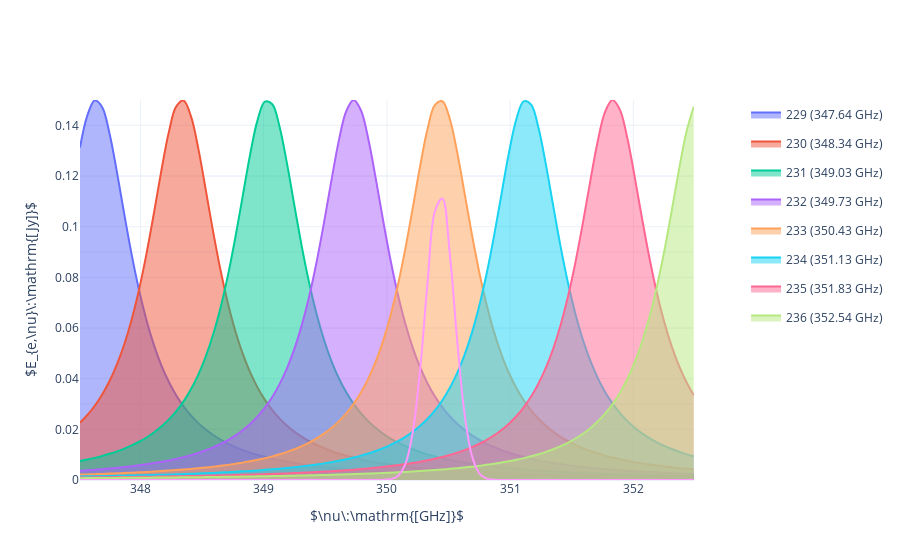

Write notebook code for a chart like this one.
### Markdown cell above
## Transforming the calculated noise

Once the $\mathrm{NEP}$ has been calculated, it needs to be transformed back into something more usable to define the sensitivity of the instrument. We do this by calculating the *source coupling* through a quantity named the Noise Equivalent Source Flux $\mathrm{NEF}$. The $\mathrm{NEF}$ is defined as the amount of power a source needs to emit per second to equal the $\mathrm{NEP}$ in strength and is therefore our sensitivity: a source with a flux lower than the $\mathrm{NEF}$ will be hidden in the noise of the measurement data. Take note that the $\mathrm{NEF}$ is defined for an integration time of $\tau=1\:\mathrm{s}$, rather than $\tau=0.5\:\mathrm{s}$ as is the case for the $\mathrm{NEP}$. The $\mathrm{NEF}$ is given by:
$$\begin{equation}
\mathrm{NEF} = \frac{\mathrm{NESP}_{\tau=0.5\mathrm{s}}}{\sqrt{2}A_g}=\frac{\mathrm{NEP_{inst,{\tau=0.5\mathrm{s}}}}}{\eta_\mathrm{sw}\sqrt{2}A_g}=\frac{\mathrm{NEP}_{\tau=0.5\mathrm{s}}}{\eta_\mathrm{inst}\eta_\mathrm{sw}\sqrt{2}A_g}
\end{equation}$$

with $A_g$ the area of the telescope, $\eta_\mathrm{sw}$ the aggregate efficiency from the source to the window of the cryostat chamber DESHIMA is housed in and $\eta_\mathrm{inst}$ the instrument efficiency. The first two remain unchanged throughout the modifications discussed in this chapter, however $\eta_\mathrm{inst}$ is dependent on $\eta_\mathrm{filter}$ and is therefore modified. 

Since the calculation of the $\mathrm{NEP}_{\tau=0.5\mathrm{s}}$ as in \eqref{total_NEP} collapses the noise equivalent power down to a single value per channel, we can't use the efficiency as calculated for the integration bins to go back through the system in order to calculate the source coupling. Instead there are two different approximations we can take to calculate the source coupling: an in-band and a full band approximation


### In-band Source Coupling

The in-band approximation is used for spectral sources. A spectral source is defined as an object that transmits only within the bandwidth of a single filter channel, where we define the bandwidth as the $\mathrm{FWHM}$

### Code cell
#hide_input
# Model Spectral source
bin_n = 233
F_source=220*np.power(1+1/R,bin_n)
spectral_source=norm.pdf(nu,F_source,F_source/3000)*0.033

# Zoom in
# Make plot managable
start_F = 347.5
stop_F=352.5
start_nu_3= np.argmax(nu>start_F)
stop_nu_3 = np.argmax(nu>stop_F)
start_bin_3=np.argmax(F_center>start_F)
stop_bin_3=np.argmax(F_center>stop_F)+1

df_spectral_source=pd.DataFrame({'nu':nu,'flux':spectral_source}).set_index('nu')
filter_plot(df_spectral_source.iloc[start_nu_3:stop_nu_3,0],df_bins.iloc[start_nu_3:stop_nu_3,start_bin_3:stop_bin_3],y_axis_range=[0,0.15],spectrum_title='Spectral Source')
